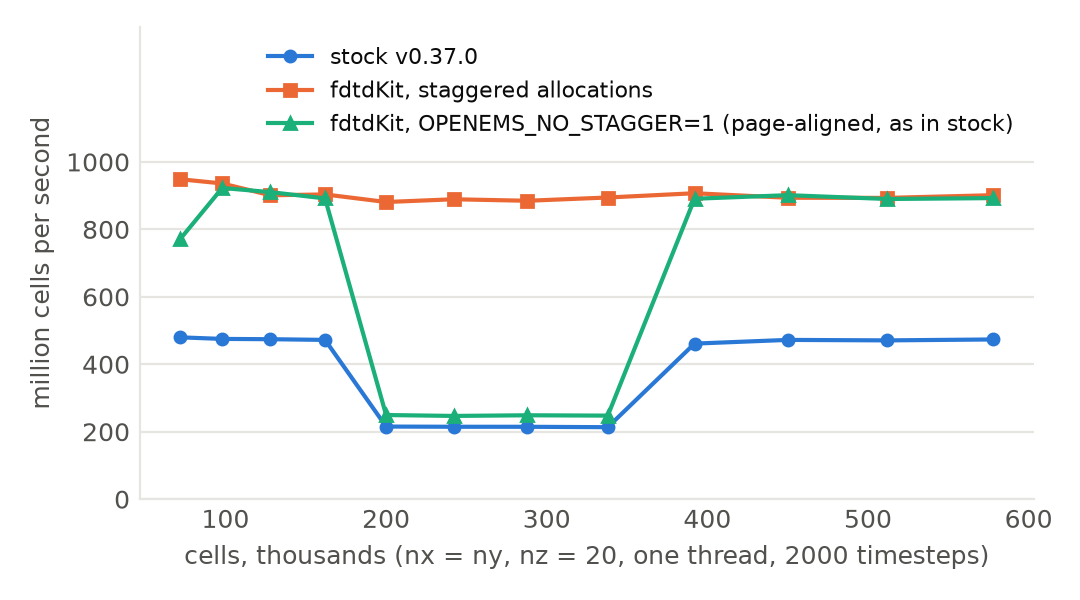

Generate this figure with Python:
"""The allocation-placement valley: single-thread speed vs cell count, PEC box nz = 20 (scripts/cache_valley/box.py,
2000 steps), with and without the allocator stagger, and stock openEMS v0.37.0.
fdtdKit: results/cache_valley_2026-11-01.txt (the installed cg16 build, 2026-11-01), columns MCs_stagger and
MCs_nostagger; OPENEMS_NO_STAGGER=1 turns the stagger off and leaves the field arrays page-aligned, as in stock openEMS.
Stock v0.37.0: results/cache_valley_stock_2026-11-03.txt (2026-11-03), column MCs_nostagger. Stock has no stagger, so
both columns of that file ran the same stock library and differ only by run-to-run noise; the figure uses one of
them."""
import numpy as np, matplotlib.pyplot as plt, os
from style import *
R = os.path.join(os.path.dirname(__file__), "..", "..", "results")
d = np.loadtxt(os.path.join(R, "cache_valley_2026-11-01.txt"))         # nx ny nz cells MCs_stagger MCs_nostagger
s = np.loadtxt(os.path.join(R, "cache_valley_stock_2026-11-03.txt"))   # same columns, stock v0.37.0
fig, ax = plt.subplots(figsize=(5.4, 3.0))
# marker shapes as a second cue besides colour
ax.plot(s[:, 3] / 1e3, s[:, 5], "-o", color=C[0], ms=4, label="stock v0.37.0", zorder=3)
ax.plot(d[:, 3] / 1e3, d[:, 4], "-s", color=C[1], ms=4, label="fdtdKit, staggered allocations", zorder=3)
ax.plot(d[:, 3] / 1e3, d[:, 5], "-^", color=C[2], ms=4.5,
        label="fdtdKit, OPENEMS_NO_STAGGER=1 (page-aligned, as in stock)", zorder=3)
ax.set_xlabel("cells, thousands (nx = ny, nz = 20, one thread, 2000 timesteps)")
ax.set_ylabel("million cells per second")
ax.set_ylim(0, 1400); ax.set_yticks(range(0, 1001, 200))   # the legend sits in the empty band above 1000
clean(ax); ax.legend(frameon=False, loc="upper right"); save(fig, "fig_cache")
